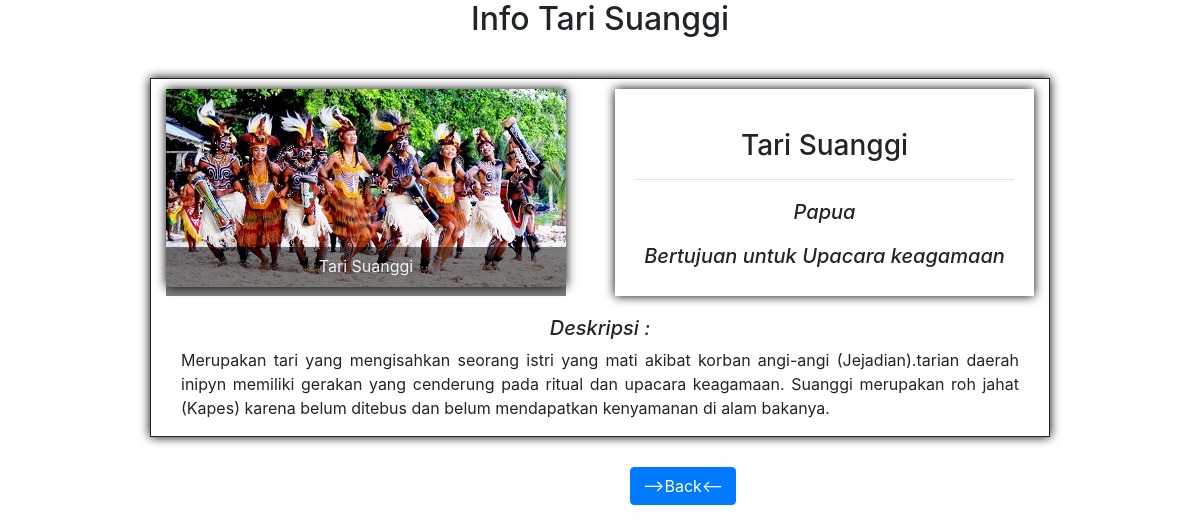
The page /php/profil.php?Id=1 on the database its author committed.
### tables this page shows
CREATE TABLE `budaya_indonesia` (
  `Id` int(11) NOT NULL,
  `Nama` varchar(32) NOT NULL,
  `Berasal` varchar(32) NOT NULL,
  `Tujuan` varchar(32) NOT NULL,
  `Deskripsi` varchar(1024) NOT NULL,
  `Gambar` varchar(32) NOT NULL
);

### helper/functions.php (called while the page is built, shortened)
<?php
function koneksi()
{
	$scann = mysqli_connect("localhost","root","") or die("koneksi Ke DB gagal!");
    mysqli_select_db($scann,"pw_173040121") or die("Database Salah");
return $scann;
}
function query($sql)
{
	$scann = koneksi();
	$results = mysqli_query($scann,"$sql");
	$rows = [];
	while ($row = mysqli_fetch_assoc($results)) {
		$rows[]= $row;
	};
	return $rows;
}
 ?>

### php/profil.php (the view, shortened to what this page needs)
<?php
  require '..\helper\functions.php';
  $id = $_GET['Id'];
  $key = query("SELECT * FROM budaya_indonesia WHERE Id = $id")[0];
 ?>
 <!DOCTYPE html>
 <html>
 <head>
 	<link href="..\assets\css\bootstrap.min.css" rel="stylesheet">
 </head>
 <body>
  <H2 class="text-center">Info <?php echo $key["Nama"]; ?></H2>
  <div class="container">
    <div class="row">
      <div class="col-lg-6" id="container">
        <img style="width:400px;height:198px; "src="..\assets\img\<?php echo $key["Gambar"]; ?>" >
        <div class="content">
          <p class="text-center"><?php echo $key["Nama"] ?></p>
        </div>
      </div>
      <div class="col-lg-6" >
        <div class="card-body" style="box-shadow: 0 0  10px black; margin-top: 10px;">
        <h3 class="text-center card-title"><?php echo $key["Nama"] ?></h3><hr>
          <h5 class="card-title text-center"><?php echo $key["Berasal"]; ?></h5>
           <h5 class="text-center">Bertujuan untuk <?php echo $key["Tujuan"]; ?></h5>
        </div>
      </div>
    </div>
    <div class="col-lg-12 text-justify">
      <h5 class="text-center">Deskripsi :</h5>
      <p><?php echo $key["Deskripsi"]; ?></p>
    </div>
 </div>
 <a href="..\index.php"><button type="button" class="btn btn-primary">-->Back<--</button></a>
 </body>
 </html>

### php/profil.php (style rules this page uses)
a { margin-left: 630px; }
#container { position: relative; max-width: 900px; margin-top:10px; }
.container .content { position: absolute; bottom:0px; background: rgba(0, 0, 0, 0.5); color: #f1f1f1; width: 400px; padding: 2px; }
.content p { margin-top: 5px; }
.container { margin-top: 40px; border: 1px solid black; width: 900px; height: auto; background-color: white; border: 1px solid white; border:1px solid ; box-shadow: 0 0 10px black; margin-bottom: 30px; }
img { width: auto; box-shadow: 0 0 10px black; }
h5 { font-style: italic; margin-top: 20px; }
h3 { margin-top: 20px; }

### rows shown on the page
budaya_indonesia: Nama "Tari Suanggi", Gambar (picture), Berasal "Papua", Tujuan "Upacara keagamaan", Deskripsi "Merupakan tari yang mengisahkan seorang istri yang mati akibat korban angi-angi (Jejadian).tarian daerah inipyn memiliki gerakan yang cenderung pada ritual dan upacara keagamaan. Suanggi merupakan roh jahat (Kapes) karena belum ditebus dan belum mendapatkan kenyamanan di alam bakanya."
